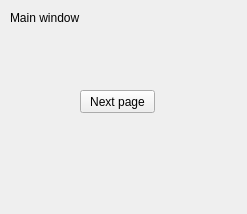
<?xml version="1.0" encoding="UTF-8"?>
<ui version="4.0">
 <class>MainWindow</class>
 <widget class="QMainWindow" name="MainWindow">
  <property name="geometry">
   <rect>
    <x>0</x>
    <y>0</y>
    <width>247</width>
    <height>214</height>
   </rect>
  </property>
  <property name="windowTitle">
   <string>MainWindow</string>
  </property>
  <widget class="QWidget" name="centralwidget">
   <widget class="QLabel" name="label">
    <property name="geometry">
     <rect>
      <x>10</x>
      <y>10</y>
      <width>86</width>
      <height>16</height>
     </rect>
    </property>
    <property name="text">
     <string>Main window</string>
    </property>
   </widget>
   <widget class="QPushButton" name="pushButton">
    <property name="geometry">
     <rect>
      <x>80</x>
      <y>90</y>
      <width>75</width>
      <height>23</height>
     </rect>
    </property>
    <property name="text">
     <string>Next page</string>
    </property>
   </widget>
  </widget>
 </widget>
 <resources/>
 <connections/>
</ui>
